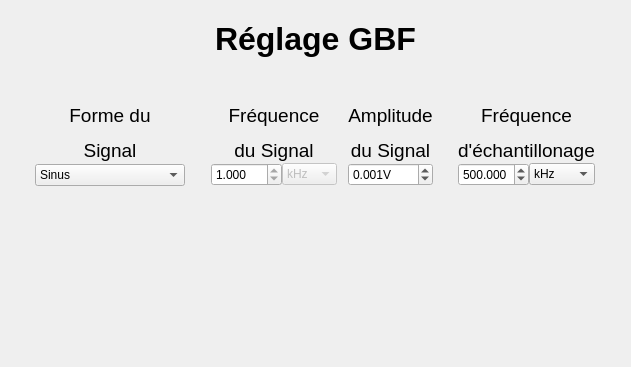
   <widget class="QWidget" name="verticalLayoutWidget">
    <property name="geometry">
     <rect>
      <x>10</x>
      <y>690</y>
      <width>631</width>
      <height>367</height>
     </rect>
    </property>
    <layout class="QVBoxLayout" name="verticalLayout" stretch="0,0,0,0,0,0">
     <item>
      <spacer name="verticalSpacer_3">
       <property name="orientation">
        <enum>Qt::Vertical</enum>
       </property>
       <property name="sizeType">
        <enum>QSizePolicy::Fixed</enum>
       </property>
       <property name="sizeHint" stdset="0">
        <size>
         <width>20</width>
         <height>10</height>
        </size>
       </property>
      </spacer>
     </item>
     <item>
      <widget class="QLabel" name="label">
       <property name="text">
        <string>&lt;html&gt;&lt;head/&gt;&lt;body&gt;&lt;p align=&quot;center&quot;&gt;&lt;span style=&quot; font-size:24pt; font-weight:600;&quot;&gt;Réglage GBF&lt;/span&gt;&lt;/p&gt;&lt;/body&gt;&lt;/html&gt;</string>
       </property>
      </widget>
     </item>
     <item>
      <spacer name="verticalSpacer_2">
       <property name="orientation">
        <enum>Qt::Vertical</enum>
       </property>
       <property name="sizeHint" stdset="0">
        <size>
         <width>20</width>
         <height>40</height>
        </size>
       </property>
      </spacer>
     </item>
     <item>
      <layout class="QHBoxLayout" name="horizontalLayout_4">
       <property name="spacing">
        <number>1</number>
       </property>
       <item>
        <spacer name="horizontalSpacer_4">
         <property name="orientation">
          <enum>Qt::Horizontal</enum>
         </property>
         <property name="sizeHint" stdset="0">
          <size>
           <width>40</width>
           <height>20</height>
          </size>
         </property>
        </spacer>
       </item>
       <item>
        <layout class="QVBoxLayout" name="verticalLayout_6">
         <item>
          <widget class="QLabel" name="label_6">
           <property name="frameShape">
            <enum>QFrame::NoFrame</enum>
           </property>
           <property name="text">
            <string>&lt;html&gt;&lt;head/&gt;&lt;body&gt;&lt;p align=&quot;center&quot;&gt;&lt;span style=&quot; font-size:14pt;&quot;&gt;Forme du&lt;/span&gt;&lt;/p&gt;&lt;p align=&quot;center&quot;&gt;&lt;span style=&quot; font-size:14pt;&quot;&gt;Signal&lt;/span&gt;&lt;/p&gt;&lt;/body&gt;&lt;/html&gt;</string>
           </property>
          </widget>
         </item>
         <item>
          <widget class="QComboBox" name="GBF_SHAPE">
           <property name="minimumSize">
            <size>
             <width>150</width>
             <height>20</height>
            </size>
           </property>
           <property name="editable">
            <bool>false</bool>
           </property>
           <property name="sizeAdjustPolicy">
            <enum>QComboBox::AdjustToContents</enum>
           </property>
           <property name="duplicatesEnabled">
            <bool>false</bool>
           </property>
           <item>
            <property name="text">
             <string>Sinus</string>
            </property>
           </item>
           <item>
            <property name="text">
             <string>Cosinus</string>
            </property>
           </item>
           <item>
            <property name="text">
             <string>Carre</string>
            </property>
           </item>
           <item>
            <property name="text">
             <string>Triangle</string>
            </property>
           </item>
           <item>
            <property name="text">
             <string>Dent de scie</string>
            </property>
           </item>
           <item>
            <property name="text">
             <string>Bruit</string>
            </property>
           </item>
           <item>
            <property name="text">
             <string/>
            </property>
           </item>
          </widget>
         </item>
        </layout>
       </item>
       <item>
        <spacer name="horizontalSpacer">
         <property name="orientation">
          <enum>Qt::Horizontal</enum>
         </property>
         <property name="sizeHint" stdset="0">
          <size>
           <width>40</width>
           <height>20</height>
          </size>
         </property>
        </spacer>
       </item>
       <item>
        <layout class="QVBoxLayout" name="verticalLayout_3">
         <item>
          <widget class="QLabel" name="label_3">
           <property name="text">
            <string>&lt;html&gt;&lt;head/&gt;&lt;body&gt;&lt;p align=&quot;center&quot;&gt;&lt;span style=&quot; font-size:14pt;&quot;&gt;Fréquence&lt;/span&gt;&lt;/p&gt;&lt;p align=&quot;center&quot;&gt;&lt;span style=&quot; font-size:14pt;&quot;&gt;du Signal&lt;/span&gt;&lt;/p&gt;&lt;/body&gt;&lt;/html&gt;</string>
           </property>
          </widget>
         </item>
         <item>
          <layout class="QHBoxLayout" name="horizontalLayout_10">
           <property name="spacing">
            <number>0</number>
           </property>
           <item>
            <widget class="QDoubleSpinBox" name="GBF_FREQ_SIGNAL">
             <property name="wrapping">
              <bool>false</bool>
             </property>
             <property name="readOnly">
              <bool>true</bool>
             </property>
             <property name="correctionMode">
              <enum>QAbstractSpinBox::CorrectToNearestValue</enum>
             </property>
             <property name="showGroupSeparator" stdset="0">
              <bool>false</bool>
             </property>
             <property name="decimals">
              <number>3</number>
             </property>
             <property name="maximum">
              <double>999.999000000000024</double>
             </property>
             <property name="value">
              <double>1.000000000000000</double>
             </property>
            </widget>
           </item>
           <item>
            <widget class="QComboBox" name="GBF_FREQ_SIGNAL_MULTIPLY">
             <property name="enabled">
              <bool>false</bool>
             </property>
             <property name="editable">
              <bool>false</bool>
             </property>
             <property name="currentText">
              <string notr="true">kHz</string>
             </property>
             <property name="currentIndex">
              <number>1</number>
             </property>
             <property name="placeholderText">
              <string/>
             </property>
             <property name="frame">
              <bool>true</bool>
             </property>
             <item>
              <property name="text">
               <string>Hz</string>
              </property>
             </item>
             <item>
              <property name="text">
               <string>kHz</string>
              </property>
             </item>
             <item>
              <property name="text">
               <string>MHz</string>
              </property>
             </item>
             <item>
              <property name="text">
               <string>GHz</string>
              </property>
             </item>
            </widget>
           </item>
          </layout>
         </item>
        </layout>
       </item>
       <item>
        <spacer name="horizontalSpacer_3">
         <property name="orientation">
          <enum>Qt::Horizontal</enum>
         </property>
         <property name="sizeType">
          <enum>QSizePolicy::Fixed</enum>
         </property>
         <property name="sizeHint" stdset="0">
          <size>
           <width>10</width>
           <height>20</height>
          </size>
         </property>
        </spacer>
       </item>
       <item>
        <layout class="QVBoxLayout" name="verticalLayout_5">
         <item>
          <widget class="QLabel" name="label_5">
           <property name="text">
            <string>&lt;html&gt;&lt;head/&gt;&lt;body&gt;&lt;p align=&quot;center&quot;&gt;&lt;span style=&quot; font-size:14pt;&quot;&gt;Amplitude&lt;/span&gt;&lt;/p&gt;&lt;p align=&quot;center&quot;&gt;&lt;span style=&quot; font-size:14pt;&quot;&gt;du Signal&lt;/span&gt;&lt;/p&gt;&lt;/body&gt;&lt;/html&gt;</string>
           </property>
           <property name="buddy">
            <cstring>GBF_AMP_SIGNAL</cstring>
           </property>
          </widget>
         </item>
         <item>
          <widget class="QDoubleSpinBox" name="GBF_AMP_SIGNAL">
           <property name="enabled">
            <bool>true</bool>
           </property>
           <property name="wrapping">
            <bool>true</bool>
           </property>
           <property name="frame">
            <bool>true</bool>
           </property>
           <property name="readOnly">
            <bool>false</bool>
           </property>
           <property name="specialValueText">
            <string/>
           </property>
           <property name="correctionMode">
            <enum>QAbstractSpinBox::CorrectToNearestValue</enum>
           </property>
           <property name="suffix">
            <string>V</string>
           </property>
           <property name="decimals">
            <number>3</number>
           </property>
           <property name="minimum">
            <double>0.001000000000000</double>
           </property>
           <property name="maximum">
            <double>0.100000000000000</double>
           </property>
           <property name="singleStep">
            <double>0.100000000000000</double>
           </property>
           <property name="value">
            <double>0.001000000000000</double>
           </property>
          </widget>
         </item>
        </layout>
       </item>
       <item>
        <spacer name="horizontalSpacer_2">
         <property name="orientation">
          <enum>Qt::Horizontal</enum>
         </property>
         <property name="sizeHint" stdset="0">
          <size>
           <width>40</width>
           <height>20</height>
          </size>
         </property>
        </spacer>
       </item>
       <item>
        <layout class="QVBoxLayout" name="verticalLayout_4">
         <item>
          <widget class="QLabel" name="label_4">
           <property name="text">
            <string>&lt;html&gt;&lt;head/&gt;&lt;body&gt;&lt;p align=&quot;center&quot;&gt;&lt;span style=&quot; font-size:14pt;&quot;&gt;Fréquence&lt;/span&gt;&lt;/p&gt;&lt;p align=&quot;center&quot;&gt;&lt;span style=&quot; font-size:14pt;&quot;&gt;d'échantillonage&lt;/span&gt;&lt;/p&gt;&lt;/body&gt;&lt;/html&gt;</string>
           </property>
           <property name="buddy">
            <cstring>GBF_SCAN_BASE</cstring>
           </property>
          </widget>
         </item>
         <item>
          <layout class="QHBoxLayout" name="horizontalLayout_11">
           <property name="spacing">
            <number>0</number>
           </property>
           <item>
            <widget class="QDoubleSpinBox" name="GBF_SCAN_BASE">
             <property name="wrapping">
              <bool>false</bool>
             </property>
             <property name="correctionMode">
              <enum>QAbstractSpinBox::CorrectToNearestValue</enum>
             </property>
             <property name="showGroupSeparator" stdset="0">
              <bool>false</bool>
             </property>
             <property name="decimals">
              <number>3</number>
             </property>
             <property name="maximum">
              <double>999.999000000000024</double>
             </property>
             <property name="value">
              <double>500.000000000000000</double>
             </property>
            </widget>
           </item>
           <item>
            <widget class="QComboBox" name="GBF_SCAN_MULTIPLY">
             <property name="currentIndex">
              <number>1</number>
             </property>
             <property name="placeholderText">
              <string/>
             </property>
             <item>
              <property name="text">
               <string>Hz</string>
              </property>
             </item>
             <item>
              <property name="text">
               <string>kHz</string>
              </property>
             </item>
             <item>
              <property name="text">
               <string>MHz</string>
              </property>
             </item>
             <item>
              <property name="text">
               <string>GHz</string>
              </property>
             </item>
            </widget>
           </item>
          </layout>
         </item>
        </layout>
       </item>
       <item>
        <spacer name="horizontalSpacer_5">
         <property name="orientation">
          <enum>Qt::Horizontal</enum>
         </property>
         <property name="sizeHint" stdset="0">
          <size>
           <width>40</width>
           <height>20</height>
          </size>
         </property>
        </spacer>
       </item>
      </layout>
     </item>
     <item>
      <spacer name="verticalSpacer">
       <property name="orientation">
        <enum>Qt::Vertical</enum>
       </property>
       <property name="sizeType">
        <enum>QSizePolicy::Fixed</enum>
       </property>
       <property name="sizeHint" stdset="0">
        <size>
         <width>10</width>
         <height>150</height>
        </size>
       </property>
      </spacer>
     </item>
     <item>
      <spacer name="horizontalSpacer_6">
       <property name="orientation">
        <enum>Qt::Horizontal</enum>
       </property>
       <property name="sizeHint" stdset="0">
        <size>
         <width>40</width>
         <height>20</height>
        </size>
       </property>
      </spacer>
     </item>
    </layout>
   </widget>
